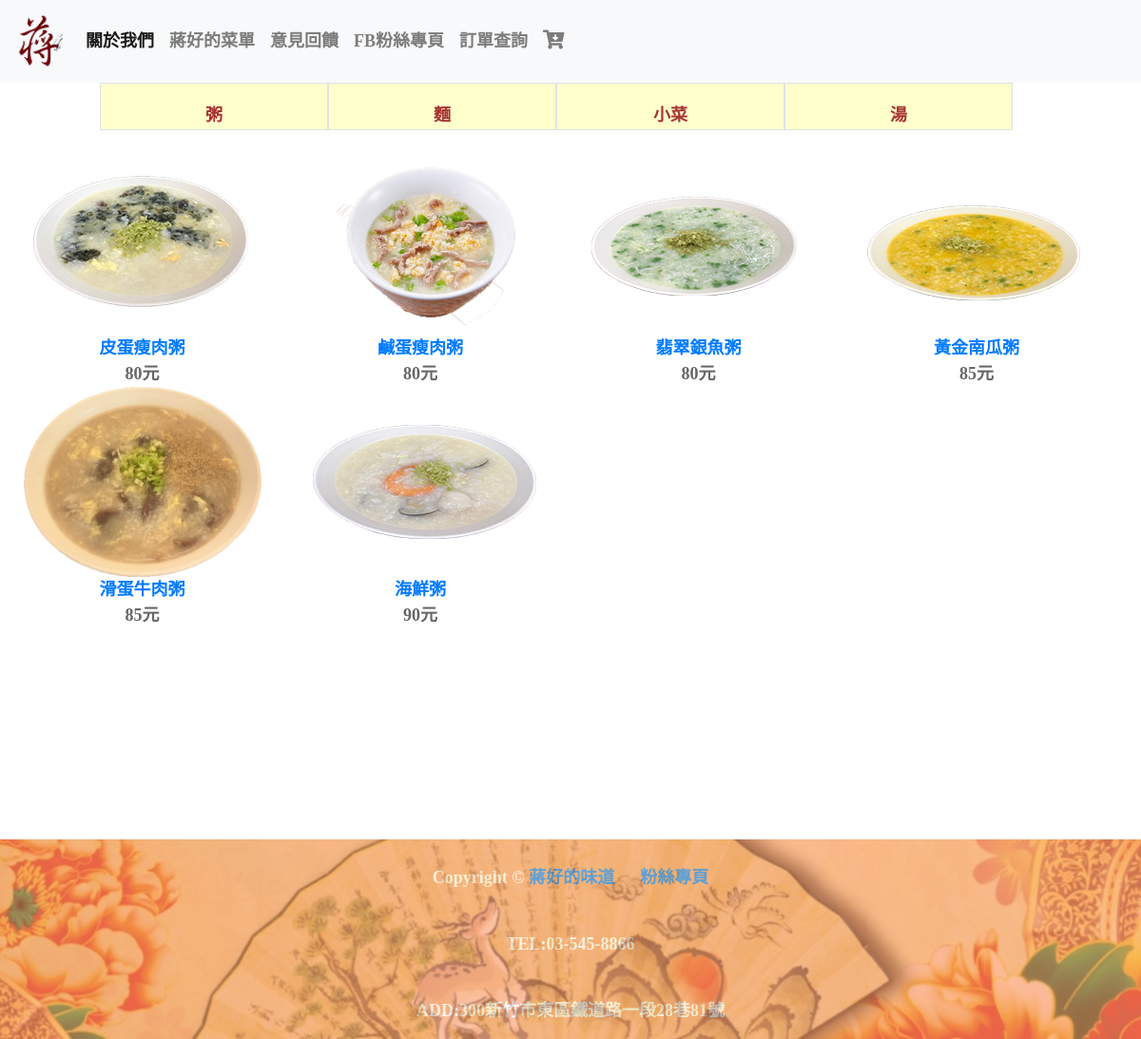
The page /product.php?cid=0 on the database its author committed.
### tables this page shows
CREATE TABLE `class` (
  `cid` tinyint(4) NOT NULL,
  `cname` varchar(20) NOT NULL,
  `sort` varchar(1) DEFAULT NULL,
  `img` varchar(20) NOT NULL
);

CREATE TABLE `product` (
  `sid` int(11) NOT NULL,
  `cid` tinyint(4) NOT NULL,
  `name` varchar(20) NOT NULL,
  `price` varchar(11) NOT NULL,
  `descript` varchar(100) NOT NULL COMMENT '商品簡介',
  `img` varchar(20) NOT NULL
);

### product.php (the view, shortened to what this page needs)
<?php require_once('Connections/rsClass.php'); ?>
<?php
if (!function_exists("GetSQLValueString")) {
function GetSQLValueString($theValue, $theType, $theDefinedValue = "", $theNotDefinedValue = "")
{
  $theValue = function_exists("mysql_real_escape_string") ? mysql_real_escape_string($theValue) : mysql_escape_string($theValue);
  switch ($theType) {
    case "long":
    case "int":
      $theValue = ($theValue != "") ? intval($theValue) : "NULL";
      break;
  }
  return $theValue;
}
}
$editFormAction = $_SERVER['PHP_SELF'];
if (isset($_SERVER['QUERY_STRING'])) {
  $editFormAction .= "?" . htmlentities($_SERVER['QUERY_STRING']);
}
$colname_rsproduct = "-1";
if (isset($_GET['cid'])) {
  $colname_rsproduct = $_GET['cid'];
}
$query_rsproduct = sprintf("SELECT * FROM product WHERE cid = %s ORDER BY sid ASC", GetSQLValueString($colname_rsproduct, "int"));
$rsproduct = mysql_query($query_rsproduct, $rsClass) or die(mysql_error());
$row_rsproduct = mysql_fetch_assoc($rsproduct);
?>
<!doctype html>
<html>
<head>
	<?php require_once('header.php'); ?>
</head>
<body style="padding-top: 0px">
<?php require_once('navbar.php'); ?>
<?php require_once('menu1.php'); ?>
<div id="foodlist" class="container-fluid">
 <?php do { ?>
	<div class="food">
      <form action="<?php echo $editFormAction; ?>" method="POST" name="buy">
        <div class="fimg animate"><a href="shopping.php?sid=<?php echo $row_rsproduct['sid']; ?>"><img src="images/<?php echo $row_rsproduct['img']; ?>.png" width="250px" height="200px"></a></div>
        <div class="contents">
          <a href="shopping.php?sid=<?php echo $row_rsproduct['sid']; ?>"><?php echo $row_rsproduct['name']; ?></a></div>
        <div class="contents"> <?php echo $row_rsproduct['price']; ?>元</div>
      </form>
    </div>
    <?php } while ($row_rsproduct = mysql_fetch_assoc($rsproduct)); ?>
</div>
<?php require_once('footer.php'); ?>
</body>
</html>

### header.php (shortened to what this page needs)
 <link rel="stylesheet" href="https://maxcdn.bootstrapcdn.com/bootstrap/4.3.1/css/bootstrap.min.css">
 	<link rel="stylesheet" href="https://use.fontawesome.com/releases/v5.7.2/css/all.css">
<link href="css/header.css" rel="stylesheet" type="text/css">
<link href="css/abc.css" rel="stylesheet" type="text/css">
 	<link rel="stylesheet" href="https://cdnjs.cloudflare.com/ajax/libs/font-awesome/4.7.0/css/font-awesome.min.css">
 	<link href="mumes.css" rel="stylesheet" type="text/css">
<link href="css/abc.css" rel="stylesheet" type="text/css">
<link href="css/animate.css" rel="stylesheet" type="text/css">
<link rel="stylesheet" href="list2.CSS" type="text/css">

### navbar.php (shortened to what this page needs)
<nav class="navbar navbar-expand-lg navbar-light bg-light"> <a class="navbar-brand" href="index.php"><img id="nav00" src="images/logo1.png" width="50" hight="50" alt="logo"></a>
	   <div class="collapse navbar-collapse" id="navbarSupportedContent1">
	     <ul class="navbar-nav mr-auto">
	       <li class="nav-item active"><a class="nav-link" href="aboutus.php">關於我們<span class="sr-only">(current)</span></a> </li>
	       <li class="nav-item"><a class="nav-link" href="product.php?cid=0">蔣好的菜單</a> </li>
		   <li class="nav-item"><a data-toggle="modal" data-target="#myModal1" class="nav-link" href="#">意見回饋</a></li>
		   <li class="nav-item"><a class="nav-link" href="https://www.facebook.com/pages/category/Restaurant/%E8%94%A3%E5%A5%BD%E7%9A%84%E5%91%B3%E9%81%93-320575941851148/">FB粉絲專頁</a> </li>
		   <li class="nav-item floatright"><a class="nav-link" href="login99.php">訂單查詢</a> </li>
	       <li class="nav-item floatright"><a class="nav-link " href="cart.php"><i class="fas fa-cart-arrow-down"></i></a> </li>
         </ul>
   </div>
 </nav>

### menu1.php (shortened to what this page needs)
<?php require_once('Connections/rsClass.php'); ?>
<?php
$query_Class = "SELECT * FROM `class` ORDER BY sort ASC";
$Class = mysql_query($query_Class, $rsClass) or die(mysql_error());
$row_Class = mysql_fetch_assoc($Class);
?>
<div id="Bcokntent">
  <div id="muemheader">
    <ul class="class row">
     <?php do { ?>
      <li class="col-md-3 col-6 mulist border" style="list-style-type:none;"><a class="animate nav-link" style="text-decoration:none;" href="product.php?cid=<?php echo $row_Class['cid']; ?>"><?php echo $row_Class['cname']; ?></a>
      </li>
      <?php } while ($row_Class = mysql_fetch_assoc($Class)); ?>
    </ul>
  </div>
</div>

### footer.php
<div id="footer" class="container-fluid background photo3">
    <div class="row">
      <div class="col-xl-12 footerb" align="center">
		   <br>
			  <p>Copyright © <a class="alink" href="index.php" target="_top">蔣好的味道</a>&nbsp; &nbsp;&nbsp; &nbsp;<a class="alink" href="https://www.facebook.com/%E8%94%A3%E5%A5%BD%E7%9A%84%E5%91%B3%E9%81%93-320575941851148/" target="_blank">粉絲專頁</a></p>
			  <br>
			  <p>TEL:03-545-8866 </p>
			  <br>
			  <p>ADD:300新竹市東區鐵道路一段28巷81號</p>
			</div>
		</div>
    </div>

### css/header.css (style rules this page uses)
.floatright { float: right; }
i { font-size: 20px; padding-right: 10px; }
#nav00 { margin-top: 0; margin-bottom: 0; }
* { margin: 0; padding: 0; }

### css/abc.css (style rules this page uses)
#footer { height: auto; }
body { background-repeat: repeat; }
.background { background-position: center center; background-size: cover; background-attachment: fixed; margin: 0 auto; }
.photo3 { background-image: url(../images/ea7c568f5fbf97397a299b2160b98f36.jpg); }
.footerb { background-color: #FB9966; text-align: center; height: auto; color: #FFF; opacity:0.6; }
body { font-family: "標楷體"; font-weight: 700; color: #666; font-size: 18px; font-style: normal; }

### mumes.css (style rules this page uses)
* { margin:0; padding:0; }
#Bcokntent { width:80%; margin-right: auto; margin-left: auto; }
#muemheader { height: auto; width: 100%; text-align: center; }
.class { width: 100%; }
.animate { color: #A73333; }
.mulist { background-color: #FFC; height: 50px; text-align: center; line-height: 50px; }
.floatright { float: right; }
body { font-family: "標楷體"; font-weight: 700; color: #666; font-size: 18px; font-style: normal; }

### product.php (style rules this page uses)
* { margin:0; padding:0; }
#foodlist { display: flex; flex-direction: row; flex-wrap:wrap; align-content:flex-start; min-height: 730px; }
.food { text-align: center; flex-basis: 23%; margin-right: 2%; }
.fimg { height: 200px; width: 100%; }
.contents { height: auto; width: 100%; }

### rows shown on the page
class: cname "粥"
class: cname "麵"
class: cname "小菜"
class: cname "湯"
product: shows a picture, name "皮蛋瘦肉粥", price "80"
product: shows a picture, name "鹹蛋瘦肉粥", price "80"
product: shows a picture, name "翡翠銀魚粥", price "80"
product: shows a picture, name "黃金南瓜粥", price "85"
product: shows a picture, name "滑蛋牛肉粥", price "85"
product: shows a picture, name "海鮮粥", price "90"
